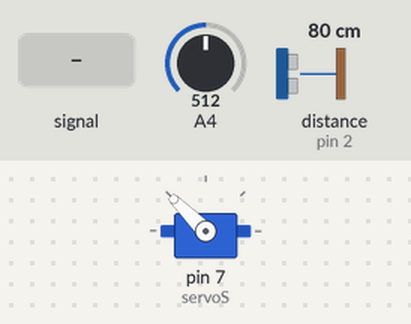
Simulated run of this sketch. Board: Arduino Uno, built with avr-gcc and run on an emulated ATmega328P. On the bench: servo. Wiring (inferred from the names in the program): range finder with pulse-width output: data pin 2. Inputs (shaded band) come from the test bench; at power-on: A4 = 512, distance to the obstacle (sensor on pin 2) 80 cm.

Above: at 1.2 s.
1.3 s: A4 fed a 200 Hz sine of ±81 counts around its level
4.3 s: A4 set to 716
5.8 s: A4 set to 900
At 7.0 s:
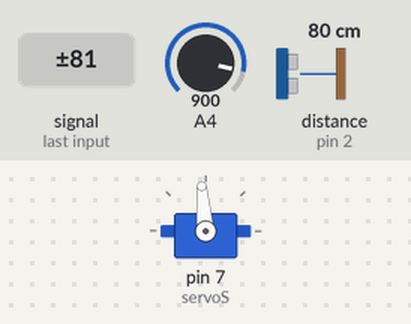
7.3 s: A4 set to 5
At 8.2 s:
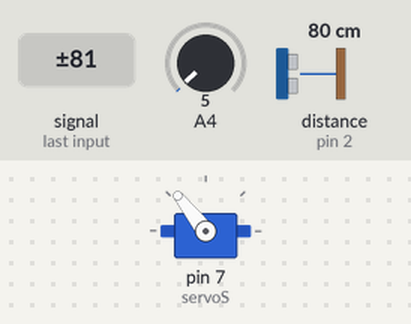
8.8 s: A4 set to 184
At 9.3 s:
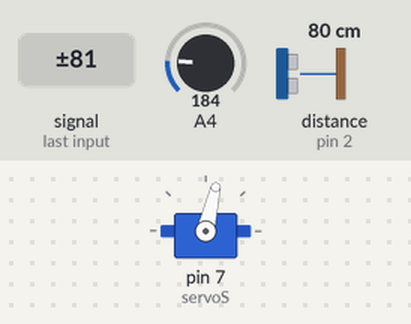
Timing chart, 0 to 11.3 s (numbered marks = the images above; inputs shaded):
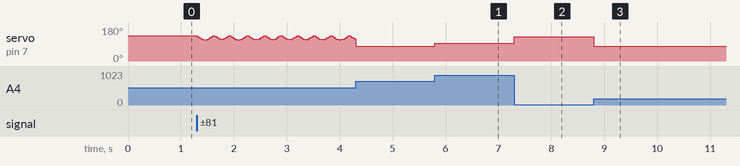

Measured:
- after the input at 5.8 s, servo on pin 7 (servoS): 77° → 95° at once
- after the input at 7.3 s, servo on pin 7 (servoS): 95° → 128° at once
- after the input at 8.8 s, servo on pin 7 (servoS): 128° → 77° at once

The sketch:

Sail_Controller.ino
```cpp
/* Sail Controller - Modified 5/26 M.S.
 *  Autonomous sail control using anemometer and servo
 *  Connections:
 *  Anemometer: A4 for Wind Direction, Pin 2 for Wind Speed
 *  Sail Servo: Signal to Pin 7
  */

// libraries
#include <math.h>

// Servo libraries
#include <Servo.h>

// assumed from rudder controller
int currHeading = 0;          // current heading relative to boat (0 to 180 clockwise, 0 to -179 counterclockwise)
int prevHeading = 0;          // previous heading relative to boat

// anemometer wind speed
#define WindSensorPin (2) // The pin location of the anemometer sensor
int VaneValue;            // raw analog value from wind vane
int CalDirection;         // apparent wind direction: [0,180] clockwise, [0,-179] counterclockwise, 180 is dead zone

// anemometer wind direction
float WindSpeed;                          // apparent wind speed in knots
double T = 3.0;                           // time in seconds needed to average readings
unsigned long WindSpeedInterval = T*1000; // time in milliseconds needed to average anemometer readings
unsigned long previousMillis = 0;         // millis() returns an unsigned long
volatile unsigned long RotationsCounter;  // cup rotation counter used in interrupt routine
volatile unsigned long ContactBounceTime; // timer to avoid contact bounce in interrupt routine

// Sail Servo Init
Servo servoS;                    // servo object for sail servo
int turnAngle = 45;              // turn angle in degrees to determine straight sailing or turns
int sDesired = 0;                // desired sail angle relative to nose, uncalibrated
int sZero = 60;                  // degrees required to zero sail servo in line with nose of boat
int sLimit = 90;                 // constraint angle limit to 90 degrees for the sail, determined by max slack allowed by rope length
int sOffset;                     // calculated offset from getSailOffset necessary to map servo commands to sail angle (0 to 90 relative to boat nose)
int sCommand;                    // calibrated angle command in degrees to servo.write
int spSail;                      // set point sail angle relative to wind direction

// Anemometer Wind Direction Prototyping
int getWindDirection(int VaneValue);           // anemometer requires calibration using curve fit data

// Sail Servo Prototyping
int getSailOffset(int sDesired);               // 0.85*sDesired + 60; used with getSailServoCommand
int getSailServoCommand(int sDesired);         // calibrate desired sail angle to angle command to servo.Write

void setup() {
  Serial.begin(9600); // baud rate (the number of times a signal in a communications channel changes state)

  // Anemometer Wind Direction Setup
  pinMode(WindSensorPin, INPUT);

  // Anemometer Wind Speed Setup
  attachInterrupt(digitalPinToInterrupt(WindSensorPin), isr_rotation, FALLING);
  sei(); // Enables interrupts

  // Sail Servo Setup
  servoS.attach(7);      // pin for the servoS control
  servoS.write(sZero);   // initialize at zero position

}

void loop() {
  // Anemometer Wind Direction Loop
  VaneValue = analogRead(A4);
  CalDirection = getWindDirection(VaneValue);

  // Curve fit outputs maximum of 147 degrees, so set to 179
  if (CalDirection >= 174)
  CalDirection = 180;
  if(CalDirection <= -172)
  CalDirection = -179;

  // Anemometer Wind Speed Loop
  unsigned long currentMillis = millis(); // current run time
  if ((unsigned long)(currentMillis - previousMillis) >= WindSpeedInterval){  // calculate wind speed after 3 seconds
    // convert to knots using the formula V = P(2.25/T) / 1.15078
    WindSpeed = RotationsCounter*2.25/T/1.15078;
    RotationsCounter = 0;                 // reset RotationsCounter after averaging
    previousMillis = millis();
    }

  // Sail Servo Loop
  if ((abs(prevHeading - currHeading)) < turnAngle){           // if the trajectory turns the boat less than the turnAngle degrees, then maintain 90 degree relative sail angle
    spSail = 90;                                  // set point sail angle relative to wind direction
    sDesired = abs(abs(CalDirection) - spSail);   // CalDirection [-179,180], sail doesn't care about direction
  }
  else {
    sDesired = sLimit*abs(CalDirection)/180;      // from Davi sail Control Law, executed on turns
  }
  sCommand = getSailServoCommand(sDesired);       // calibrate desired sail angle to angle command for servo
  if (sCommand > 140)
  sCommand = 140;                                 // maximum for servo
  servoS.write(sCommand);                         // command sail servo
  prevHeading = currHeading;                      // current heading becomes previous heading
  }

// Servo Function definitions
int getSailOffset(int sDesired){            // used in getSailServoCommand function
  return sDesired*0.85 + sZero;             // curve fit of data
}

int getSailServoCommand(int sDesired){
  if(sDesired >= sLimit) {  // for desired sail angles greater than the limit, return the limit
    sCommand = getSailOffset(sLimit);
    return round(sCommand);
    }
  else {                    // for all other sail angles, return the calibrated sail angle
    sCommand = getSailOffset(sDesired);
    return round(sCommand);
    }
}

// Anemometer function definitions
// function that the interrupt calls to increment the rotation count
void isr_rotation () {
if ((millis() - ContactBounceTime) > 15 ) { // debounce the switch contact.
  RotationsCounter++;
  ContactBounceTime = millis();
  }
  }

// potentiometer values mapped to [-179,180], curve fit from data
int getWindDirection(int VaneValue){
  return 0.3387*VaneValue - 172.4; ;
}
```
